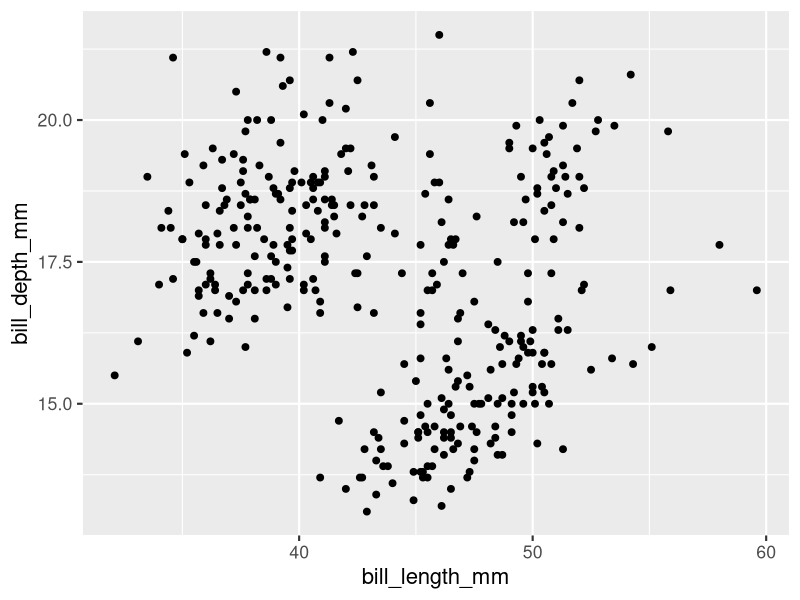
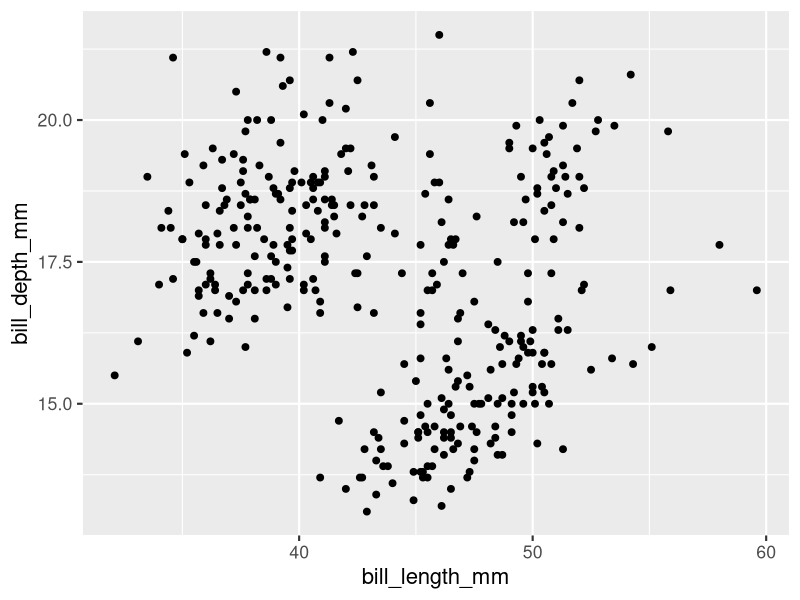
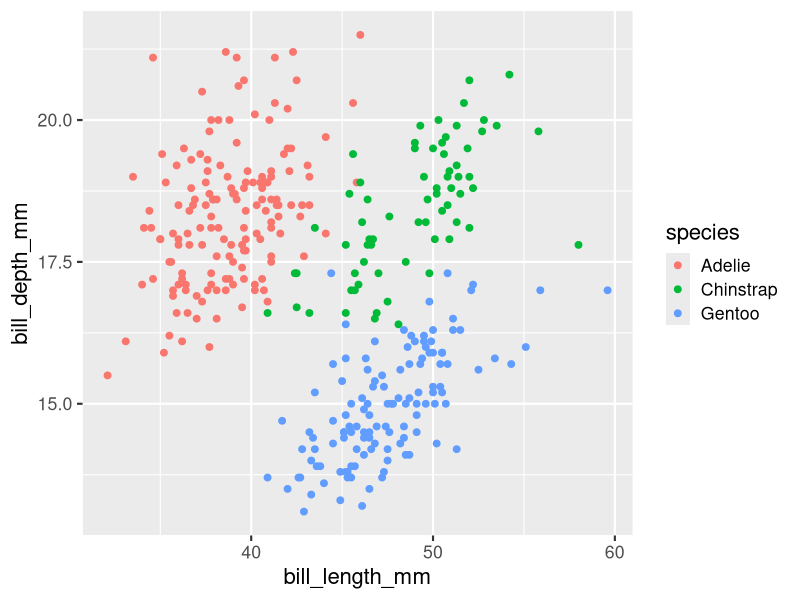
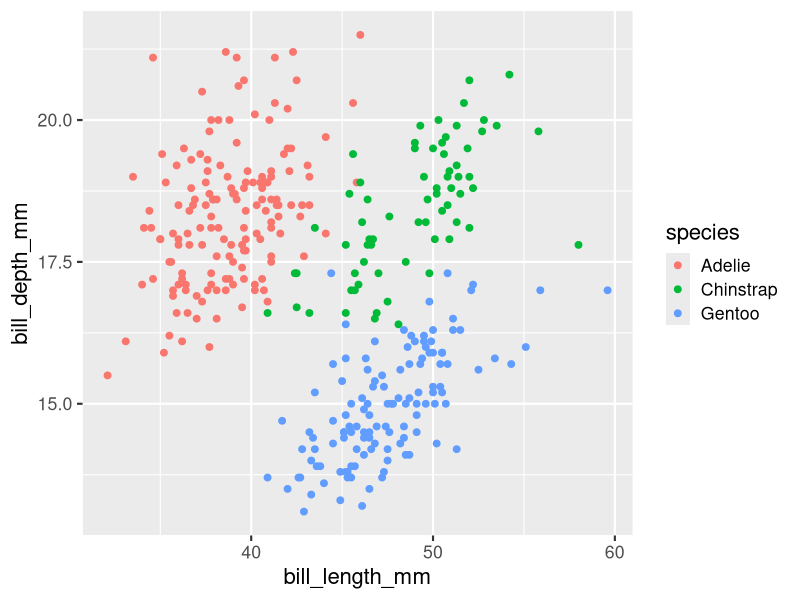
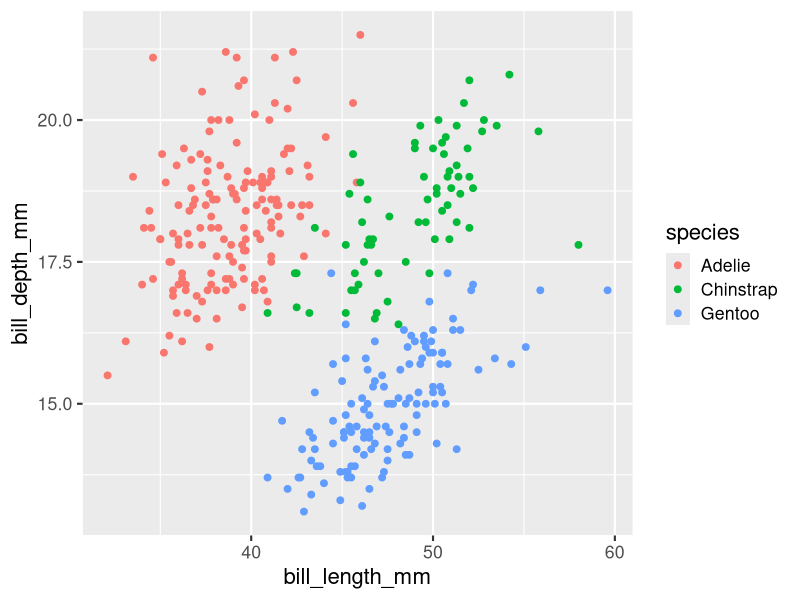

Generate these figures, in order, with R:
## ---- chunk 1
options(htmltools.dir.version = FALSE)
knitr::opts_chunk$set(comment = "")

library(tidyverse)
library(palmerpenguins)
# ggplot2 settings so plots scale well for slide size 
theme_set(theme_gray(16))
update_geom_defaults("point", list(size = 2))
## ---- chunk 2
library(tidyverse)  # This library has a LOT OF functions that we use
library(palmerpenguins) # loads the `penguins` dataset

head(penguins)
## ---- chunk 3
library(tidyverse)  # This library has a LOT OF functions that we use
library(palmerpenguins) # loads the `penguins` dataset

# head(penguins)
penguins |>
  head()
## ---- chunk 4
ggplot(data = penguins, mapping = aes(bill_length_mm, bill_depth_mm)) +
  geom_point()
## ---- chunk 5
ggplot(penguins, aes(bill_length_mm, bill_depth_mm)) +
  geom_point()
## ---- chunk 6
ggplot(penguins, aes(bill_length_mm, bill_depth_mm, color = species)) +
  geom_point()
## ---- chunk 7
ggplot(penguins, aes(bill_length_mm, bill_depth_mm, color = species)) + 
  geom_point()
## ---- chunk 8
# ggplot(penguins, aes(bill_length_mm, bill_depth_mm, color = species)) + geom_point()

penguins |>
  ggplot(aes(bill_length_mm, bill_depth_mm, color = species)) + 
  geom_point()
## ---- chunk 9
penguins |>
  filter(species == "Gentoo")
## ---- chunk 10
penguins |>
  filter(bill_length_mm > 50)
## ---- chunk 11
penguins |>
  select(species, island, sex)
## ---- chunk 12
penguins |>
  arrange(bill_length_mm)
## ---- chunk 13
penguins |>
  arrange(desc(bill_length_mm))
## ---- chunk 14
penguins
## ---- chunk 15
x <- penguins |>
  count(species)
x
## ---- chunk 16
penguins |>
  count(species, island)
## ---- chunk 17
penguins |>
  filter(species == "Adelie")
## ---- chunk 18
penguins |>
  filter(species == "Adelie") |>
  select(island, sex)
## ---- chunk 19
penguins |>
  filter(species == "Adelie") |>
  select(island, sex) |>
  count(island, sex)
## ---- chunk 20
penguins |>
  select(species, island, flipper_length_mm)
## ---- chunk 21
penguins |>
  select(species, island, flipper_length_mm) |>
  mutate(flipper_length_cm = flipper_length_mm / 10)
## ---- chunk 22
penguins |>
  select(species, island, flipper_length_mm) |>
  mutate(
    flipper_length_cm = flipper_length_mm / 10,  # <- notice the comma
    flipper_length_in = flipper_length_mm / 25.4
  )
